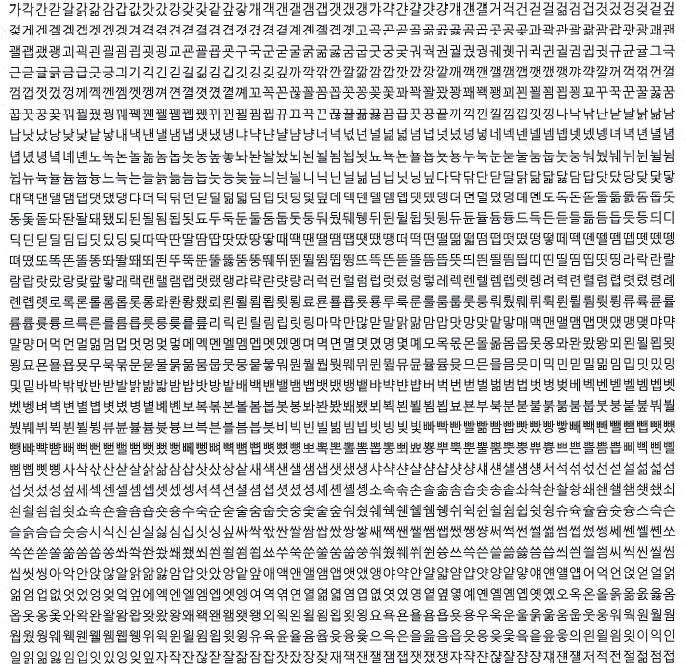
#> input picture data/set_0.PNG, 686 x 666 px
$ python RunTCE.py
#> lines starting #> are read from the running program, lines starting #| are printed output that depends on the picture; after the words box and inside, x2 and y2 are one past the last pixel; in counts of white or black regions, pixels touching at a corner belong together
### TrainingCharacterExtractor/TrainCharacterExtractor.py
from PIL import Image
import PIL.ImageOps
import numpy as np
import matplotlib.pyplot as plt
from scipy import ndimage
import os

class TrainCharacterExtractor():
    grayImg = 0
    grayArr = 0
    gridArr = 0
    cell_hw = [0,0]
    font_offsets_y = []
    font_offsets_x = []
    isFigure = False
    index_figure = 0
    list_character = []

    def __init__(self):
        print ("TrainCharacterExtractor __init__")

    def Reset(self):
        self.font_offsets_y.clear()
        self.font_offsets_x.clear()
        self.list_character.clear()

    def Binarize(self,src):
        shp = src.shape
        delete_count = 0
        for y in range(shp[0]):
            for x in range(shp[1]):
                v = 0
                if src[y,x]>128: v = 255
                src[y,x] = v

    def Read(self, path):
#> called with path = '../data/set_0.PNG'
        self.Reset()
        img = Image.open(path)
#> img is the input picture: PIL image 686x666 RGBA; mean R, G, B, A 215.5, 215.6, 216.4, 255
        grayImg = img.convert('L')
        print ('Read invert', path)
        pad_w = grayImg.width/20
#> pad_w = 34.3
        pad_h = grayImg.height/30
#> pad_h = 22.2

        grayImg_cut = grayImg.crop((pad_w,pad_h, grayImg.width - pad_w,grayImg.height- pad_h))
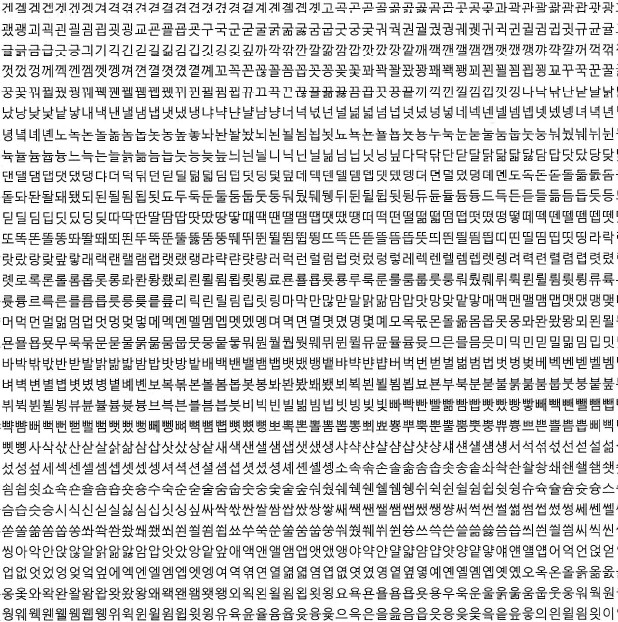
#> grayImg_cut: PIL image 618x622 L; min 0, max 255, mean 214.6
        print ('cut padding', grayImg.width ,grayImg.height,'->', grayImg_cut.width ,grayImg_cut.height)
#| cut padding 686 666 -> 618 622
        self.grayImg = PIL.ImageOps.invert(grayImg_cut)
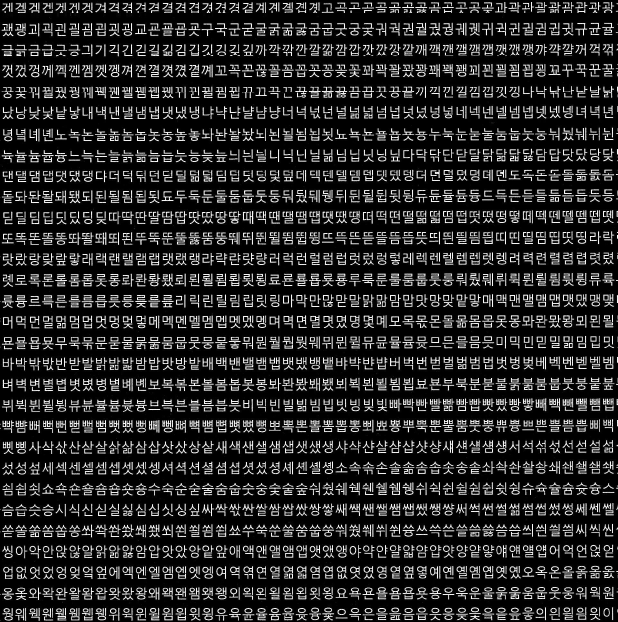
#> self.grayImg: PIL image 618x622 L; min 0, max 255, mean 40.4
        self.grayArr = np.asarray(self.grayImg).copy()
        print ('Read Binarize')
        self.Binarize(self.grayArr)
#> after the loop in Binarize, `for y in range(shp[0]):`:
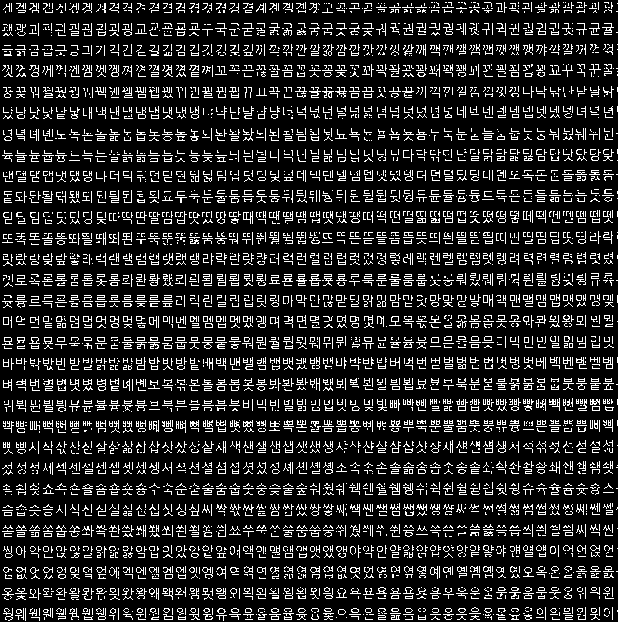
#> src: shape (622, 618); 14.8% white in thin lines or dots

    # [108 lines left out: functions ClearByThreshold, GetRotationAngle, GetLetterSize, not called in this run]


    def GetGrid(self):
        self.GetLetterSize(0)
        self.GetLetterSize(1)

    # [157 lines left out: functions RemovePadding, ShowGridCell, RemoveSmallArray, GetCharacters, SaveCharacters, not called in this run]

### TrainingCharacterExtractor/RunTCE.py
import matplotlib.pyplot as plt
from TrainCharacterExtractor import TrainCharacterExtractor
import Data

tce = TrainCharacterExtractor()
tce.Read(Data.path0)
